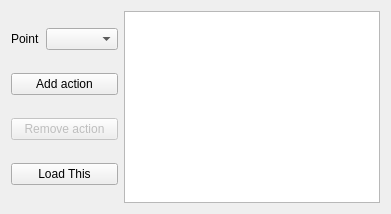
               <widget class="QWidget" name="PointActions">
                <attribute name="title">
                 <string>PointActions</string>
                </attribute>
                <layout class="QHBoxLayout" name="horizontalLayout_47">
                 <item>
                  <layout class="QVBoxLayout" name="verticalLayout_60">
                   <item>
                    <layout class="QHBoxLayout" name="horizontalLayout_62">
                     <item>
                      <widget class="QLabel" name="label_27">
                       <property name="text">
                        <string>Point</string>
                       </property>
                      </widget>
                     </item>
                     <item>
                      <widget class="QComboBox" name="cb_waypoint_point"/>
                     </item>
                    </layout>
                   </item>
                   <item>
                    <widget class="QPushButton" name="btn_waypoint_action">
                     <property name="text">
                      <string>Add action</string>
                     </property>
                    </widget>
                   </item>
                   <item>
                    <widget class="QPushButton" name="btn_waypoint_removeAction">
                     <property name="enabled">
                      <bool>false</bool>
                     </property>
                     <property name="text">
                      <string>Remove action</string>
                     </property>
                    </widget>
                   </item>
                   <item>
                    <widget class="QPushButton" name="btn_wp_loadOne">
                     <property name="text">
                      <string>Load This</string>
                     </property>
                    </widget>
                   </item>
                  </layout>
                 </item>
                 <item>
                  <widget class="QTableView" name="tv_waypoint_actions"/>
                 </item>
                </layout>
               </widget>
